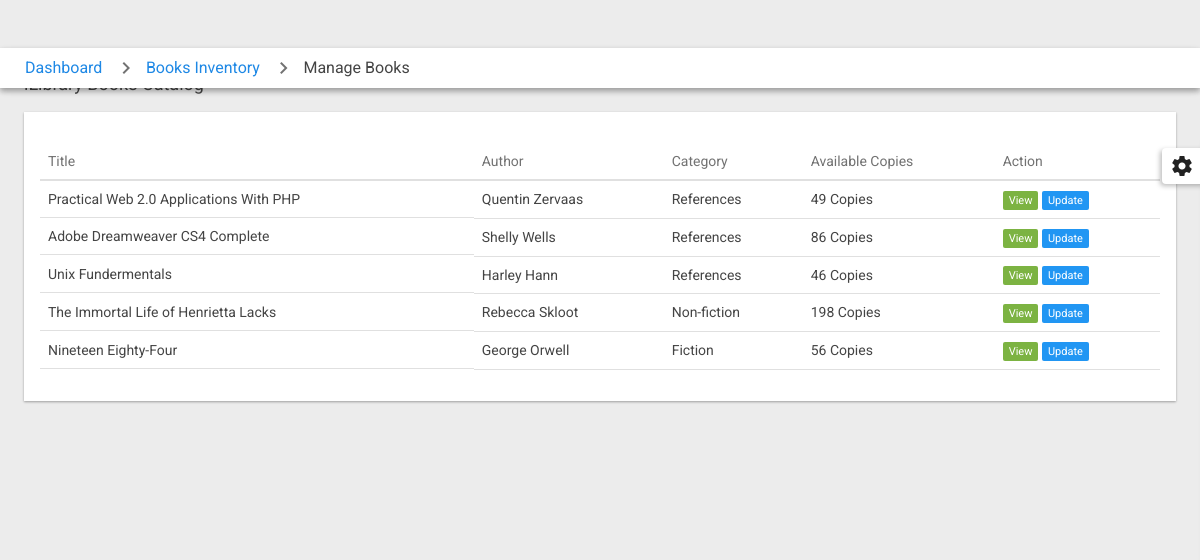
Page /staff/pages_staff_manage_books.php (signed in) on the earlier database version.
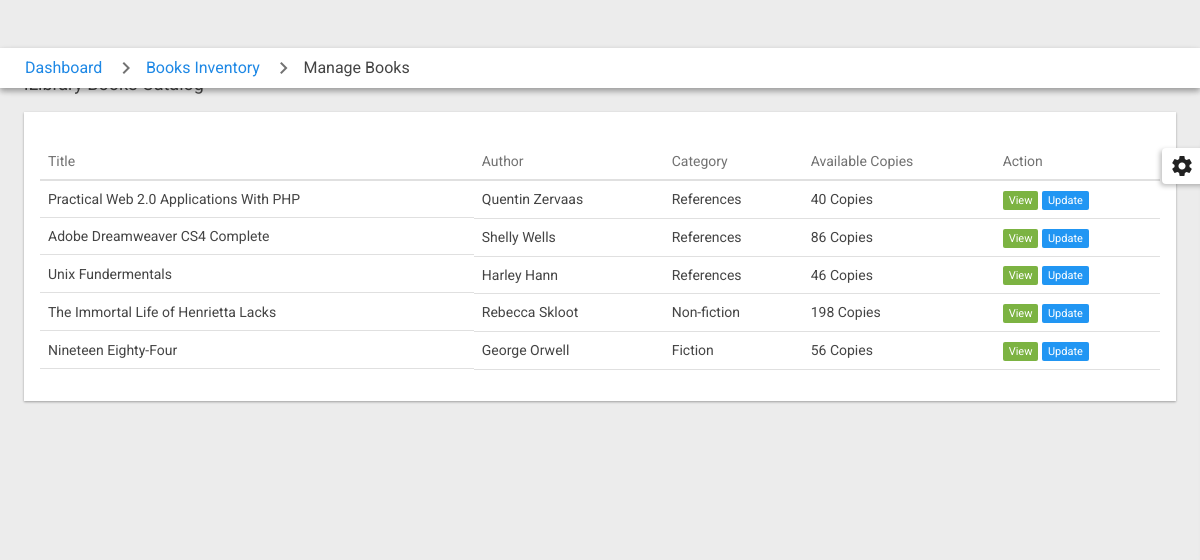
Same page on the later database version.
### tables this page shows
CREATE TABLE `iL_Books` (
  `b_id` int(20) NOT NULL,
  `b_title` varchar(200) NOT NULL,
  `b_author` varchar(200) NOT NULL,
  `b_isbn_no` varchar(200) NOT NULL,
  `b_publisher` varchar(200) NOT NULL,
  `b_coverimage` varchar(200) NOT NULL,
  `bc_id` varchar(200) NOT NULL,
  `bc_name` varchar(200) NOT NULL,
  `b_status` varchar(200) NOT NULL,
  `created_at` timestamp(6) NOT NULL DEFAULT CURRENT_TIMESTAMP(6) ON UPDATE CURRENT_TIMESTAMP(6),
  `b_summary` longtext NOT NULL,
  `b_copies` varchar(200) NOT NULL
);

### staff/pages_staff_manage_books.php (the view, shortened to what this page needs)
<?php
    include('assets/config/config.php');
?>
<!doctype html>
 <html lang="en">
<?php
    include("assets/inc/head.php");
?>
<body class="disable_transitions sidebar_main_open sidebar_main_swipe">
    <div id="page_content">
        <div id="top_bar">
            <ul id="breadcrumbs">
                <li><a href="pages_staff_dashboard.php">Dashboard</a></li>
                <li><a href="#">Books Inventory</a></li>
                <li><span>Manage Books</span></li>
            </ul>
        </div>
        <div id="page_content_inner">
            <h4 class="heading_a uk-margin-bottom">iLibrary Books Catalog</h4>
            <div class="md-card uk-margin-medium-bottom">
                <div class="md-card-content">
                    <table id="dt_tableExport" class="uk-table" cellspacing="0" width="100%">
                        <thead>
                            <th>Title</th>
                            <th>Author</th>
                            <th>Category</th>
                            <th>Available Copies</th>
                            <th>Action</th>
                        </thead>
                        <tbody>
                            <?php
                                $ret="SELECT * FROM  iL_Books";
                                $stmt= $mysqli->prepare($ret) ;
                                $stmt->execute() ;
                                $res=$stmt->get_result();
                                while($row=$res->fetch_object())
                                {
                            ?>
                                <tr>
                                    <td class="uk-text-truncate"><?php echo $row->b_title;?></td>
                                    <td><?php echo $row->b_author;?></td>
                                    <td><?php echo $row->bc_name;?></td>
                                    <td><?php echo $row->b_copies;?> Copies</td>
                                    <td>
                                        <a href="pages_staff_view_book.php?book_id=<?php echo $row->b_id;?>">
                                            <span class='uk-badge uk-badge-success'>View</span>
                                        </a>
                                        <a href="pages_staff_edit_book.php?book_id=<?php echo $row->b_id;?>">
                                            <span class='uk-badge uk-badge-primary'>Update</span>
                                        </a>                                        </a>
                                    </td>
                                </tr>
                            <?php }?>
                        </tbody>
                    </table>
                </div>
            </div>
        </div>
    </div>
    <div id="style_switcher">
        <div id="style_switcher_toggle"><i class="material-icons">&#xE8B8;</i></div>
    </div>
</body>
</html>

Differences in the rows shown:
changed il_books "Practical Web 2.0 Applications With PHP": b_copies "49" → "40"
